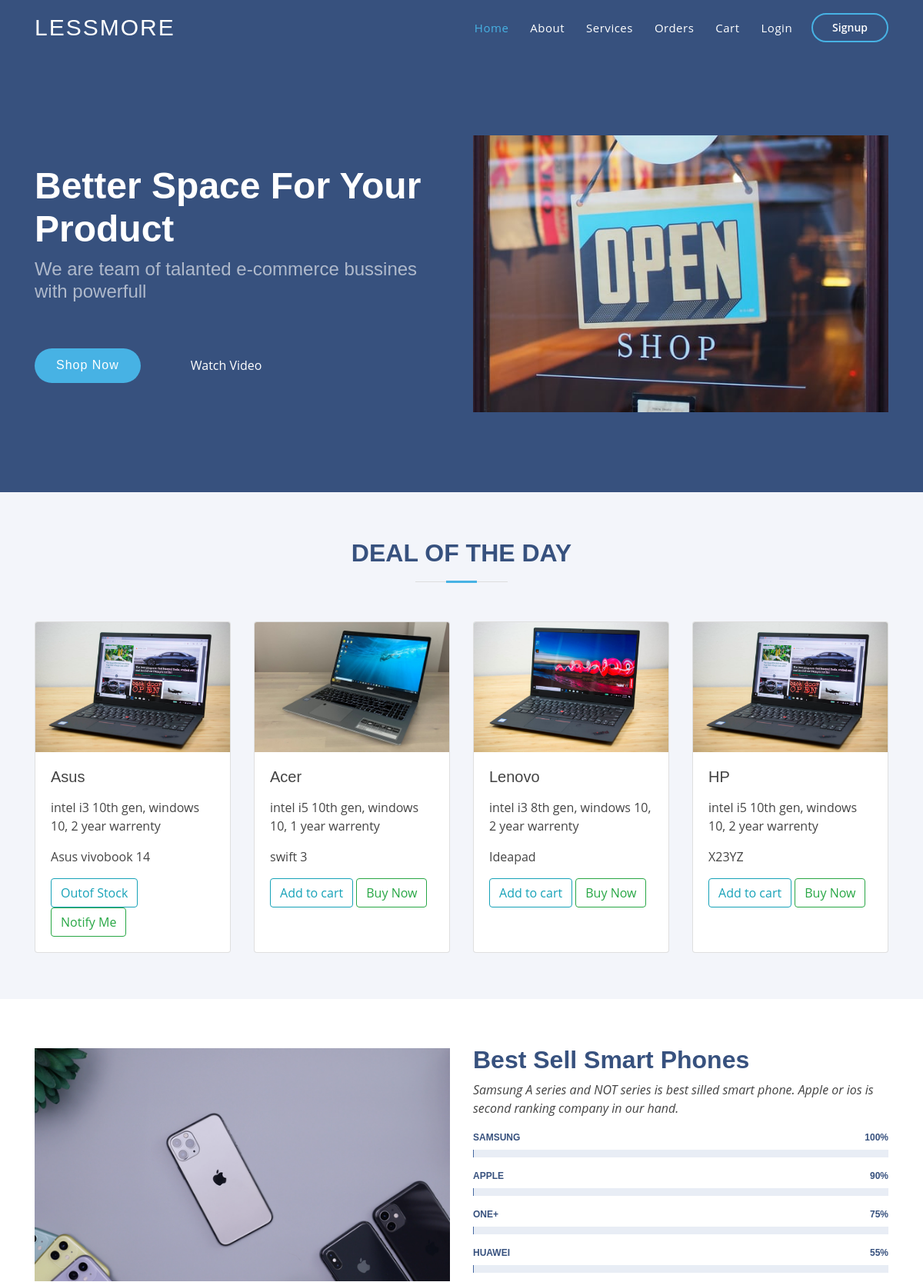
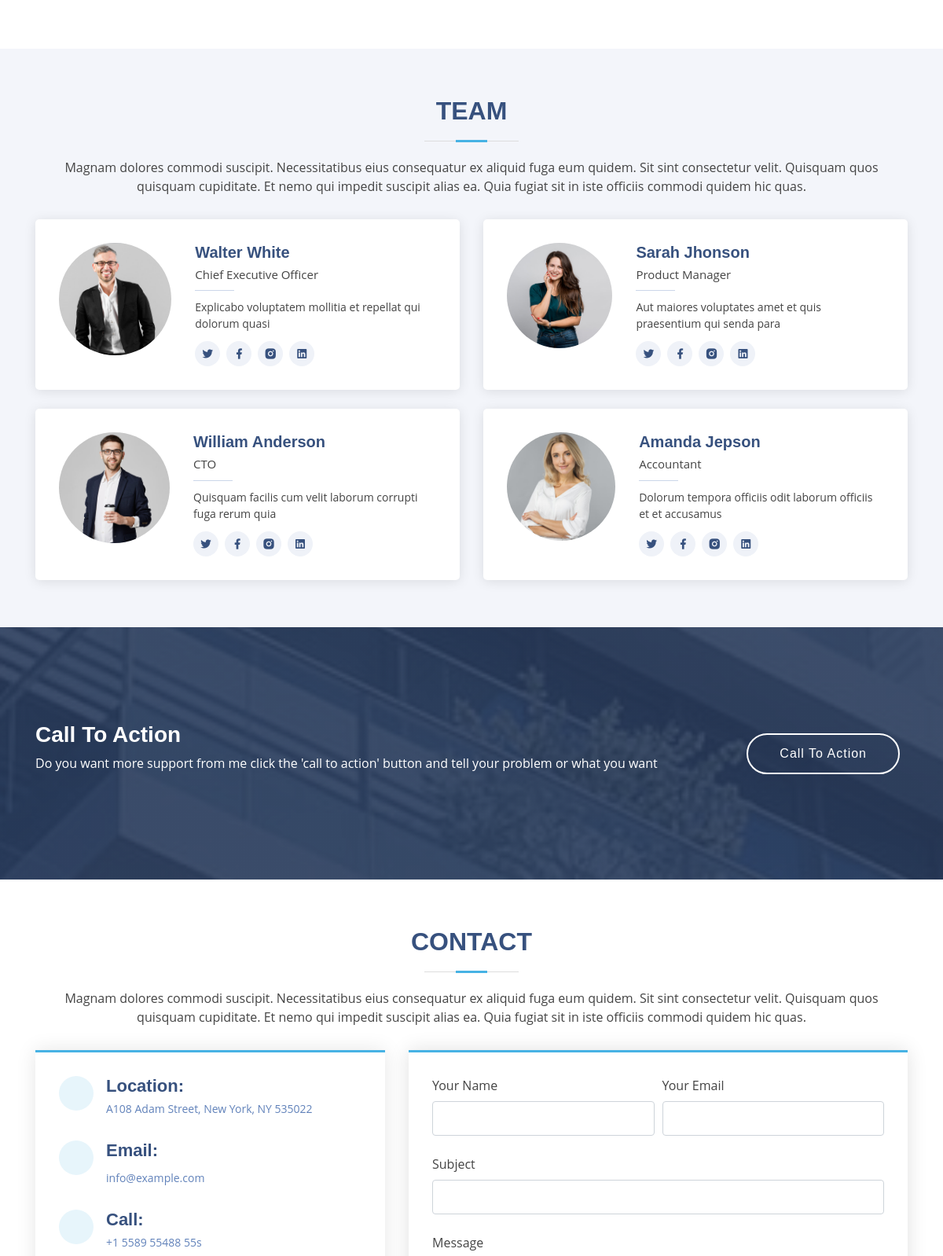
The page / (upper part) on the database its author committed (2 pictures, top to bottom).
### products/models.py (models this page shows)
class laptop(models.Model):
    image = models.ImageField(upload_to='pics')
    brand = models.CharField(max_length=50)
    offer_upto = models.CharField(max_length=50)
    description = models.TextField(max_length=100)
    sub_brand = models.CharField(max_length=50)
    add_to_cart = models.BooleanField(default=False)
    buy_now = models.BooleanField(default=False)
    out_of_stock = models.BooleanField(default=False)
    notify_me = models.BooleanField(default=False)

### products/views.py (the view)
# urls.py: path('', views.product, name='product'),
def product(request):
    laptops = laptop.objects.all()
    return render(request, 'index.html', {'laptops':laptops})

### products/templates/index.html (shortened to what this page needs)
<!DOCTYPE html>
{% load static %}
<html lang="en">
<head>
  <link href="{% static 'assets/vendor/bootstrap/css/bootstrap.min.css' %}" rel="stylesheet">
  <link href="{% static 'assets/vendor/icofont/icofont.min.css' %}" rel="stylesheet">
  <link href="{% static 'assets/vendor/boxicons/css/boxicons.min.css' %}" rel="stylesheet">
  <link href="{% static 'assets/vendor/remixicon/remixicon.css' %}" rel="stylesheet">
  <link href="{% static 'assets/vendor/venobox/venobox.css' %}" rel="stylesheet">
  <link href="{% static 'assets/vendor/owl.carousel/assets/owl.carousel.min.css' %}" rel="stylesheet">
  <link href="{% static 'assets/vendor/aos/aos.css' %}" rel="stylesheet">
  <link href="{% static 'assets/css/style.css' %}" rel="stylesheet">
</head>
<body>
  <header id="header" class="fixed-top ">
    <div class="container d-flex align-items-center">
      <h1 class="logo mr-auto"><a href="index.html">LessMore</a></h1>
      <nav class="nav-menu d-none d-lg-block">
        <ul>
          <li class="active"><a href="product">Home</a></li>
          <li><a href="#">About</a></li>
          <li><a href="#">Services</a></li>
          <li><a href="#">Orders</a></li>
          <li><a href="">Cart</a></li>
          {% if user.is_authenticated %}
          <li style="color: rgb(20, 190, 233);">Hi, {{user.username}}</li>
          <li><a href="logout">Logout</a></li>
          {% else %}
          <li><a href="login">Login</a></li>
        </ul>
      </nav>
      <a href="signup" class="get-started-btn scrollto">Signup</a>
      {% endif %}
    </div>
  </header>
  <section id="hero" class="d-flex align-items-center">
    <div class="container">
      <div class="row">
        <div class="col-lg-6 d-flex flex-column justify-content-center pt-4 pt-lg-0 order-2 order-lg-1" data-aos="fade-up" data-aos-delay="200">
          <h1>Better Space For Your Product</h1>
          <h2>We are team of talanted e-commerce bussines with powerfull</h2>
          <div class="d-lg-flex">
            <a href="https://www.flipkart.com/bigbilliondays-2020-store?otracker=hp_bannerads_1_2.bannerAdCard.BANNERADS_as_ATOUJS0EQGP5" class="btn-get-started scrollto">Shop Now</a>
            <a href="https://youtu.be/a3nYShqfoKo" class="venobox btn-watch-video" data-vbtype="video" data-autoplay="true"> Watch Video <i class="icofont-play-alt-2"></i></a>
          </div>
        </div>
        <div class="col-lg-6 order-1 order-lg-2 hero-img" data-aos="zoom-in" data-aos-delay="200">
          <img src="{% static 'assets/img/shopopen.jpg' %}" class="img-fluid animated" alt="">
        </div>
      </div>
    </div>
  </section>
  <main id="main">
    <section id="services" class="services section-bg">
      <div class="container" data-aos="fade-up">
        <div class="section-title">
          <h2>Deal of the day</h2>
        </div>
        <div class="row">
          {% for lap in laptops %}
          <div class="col-xl-3 col-md-6 col-xs-6 d-lg-flex align-items-stretch" data-aos="zoom-in" data-aos-delay="100">
              <div class="card" style="width: 18rem;">
                <img class="card-img-top" src="{{ lap.image.url }}" alt=" image cap">
                <div class="card-body">
                  <h5 class="card-title">{{lap.brand}} </h5>
                  <p class="card-text">{{lap.description}}</p>
                  <p class="card-text">{{lap.sub_brand}}</p>
                  {% if lap.add_to_cart %}
                  <a href="#" class="btn btn-outline-info">Add to cart</a>
                  {% endif %}
                  {% if lap.buy_now %}
                  <a href="#" class="btn btn-outline-success">Buy Now</a>
                  {% endif %}
                  {% if lap.out_of_stock%}
                  <a href="#" class="btn btn-outline-info">Outof Stock</a>
                  {% endif %}
                  {% if lap.notify_me %}
                  <a href="#" class="btn btn-outline-success">Notify Me</a>
                  {% endif %}
                </div>
              </div>
          </div>
          {% endfor %}
        </div>
      </div>
    </section>
    <section id="skills" class="skills">
      <div class="container" data-aos="fade-up">
        <div class="row">
          <div class="col-lg-6 d-flex align-items-center" data-aos="fade-right" data-aos-delay="100">
            <img src="{% static 'assets/img/applebunddle.png' %}" class="img-fluid" alt="">
          </div>
          <div class="col-lg-6 pt-4 pt-lg-0 content" data-aos="fade-left" data-aos-delay="100">
            <h3>Best Sell Smart Phones</h3>
            <p class="font-italic">
              Samsung A series and NOT series is best silled smart phone. Apple or ios is second ranking company
              in our hand.
            </p>
            <div class="skills-content">
              <div class="progress">
                <span class="skill">Samsung <i class="val">100%</i></span>
                <div class="progress-bar-wrap">
                </div>
              </div>
              <div class="progress">
                <span class="skill">Apple <i class="val">90%</i></span>
                <div class="progress-bar-wrap">
                </div>
              </div>
              <div class="progress">
                <span class="skill">One+ <i class="val">75%</i></span>
                <div class="progress-bar-wrap">
                </div>
              </div>
              <div class="progress">
                <span class="skill">Huawei <i class="val">55%</i></span>
                <div class="progress-bar-wrap">
                </div>
              </div>
            </div>
          </div>
        </div>
      </div>
    </section>
    <section id="team" class="team section-bg">
      <div class="container" data-aos="fade-up">
        <div class="section-title">
          <h2>Team</h2>
          <p>Magnam dolores commodi suscipit. Necessitatibus eius consequatur ex aliquid fuga eum quidem. Sit sint consectetur velit. Quisquam quos quisquam cupiditate. Et nemo qui impedit suscipit alias ea. Quia fugiat sit in iste officiis commodi quidem hic quas.</p>
        </div>
        <div class="row">
          <div class="col-lg-6">
            <div class="member d-flex align-items-start" data-aos="zoom-in" data-aos-delay="100">
              <div class="pic"><img src="{% static 'assets/img/team/team-1.jpg' %}" class="img-fluid" alt=""></div>
              <div class="member-info">
                <h4>Walter White</h4>
                <span>Chief Executive Officer</span>
                <p>Explicabo voluptatem mollitia et repellat qui dolorum quasi</p>
                <div class="social">
                  <a href=""><i class="ri-twitter-fill"></i></a>
                  <a href=""><i class="ri-facebook-fill"></i></a>
                  <a href=""><i class="ri-instagram-fill"></i></a>
                  <a href=""> <i class="ri-linkedin-box-fill"></i> </a>
                </div>
              </div>
            </div>
          </div>
          <div class="col-lg-6 mt-4 mt-lg-0">
            <div class="member d-flex align-items-start" data-aos="zoom-in" data-aos-delay="200">
              <div class="pic"><img src="{% static 'assets/img/team/team-2.jpg' %}" class="img-fluid" alt=""></div>
              <div class="member-info">
                <h4>Sarah Jhonson</h4>
                <span>Product Manager</span>
                <p>Aut maiores voluptates amet et quis praesentium qui senda para</p>
                <div class="social">
                  <a href=""><i class="ri-twitter-fill"></i></a>
                  <a href=""><i class="ri-facebook-fill"></i></a>
                  <a href=""><i class="ri-instagram-fill"></i></a>
                  <a href=""> <i class="ri-linkedin-box-fill"></i> </a>
                </div>
              </div>
            </div>
          </div>
          <div class="col-lg-6 mt-4">
            <div class="member d-flex align-items-start" data-aos="zoom-in" data-aos-delay="300">
              <div class="pic"><img src="{% static 'assets/img/team/team-3.jpg' %}" class="img-fluid" alt=""></div>
              <div class="member-info">
                <h4>William Anderson</h4>
                <span>CTO</span>
                <p>Quisquam facilis cum velit laborum corrupti fuga rerum quia</p>
                <div class="social">
                  <a href=""><i class="ri-twitter-fill"></i></a>
                  <a href=""><i class="ri-facebook-fill"></i></a>
                  <a href=""><i class="ri-instagram-fill"></i></a>
                  <a href=""> <i class="ri-linkedin-box-fill"></i> </a>
                </div>
              </div>
            </div>
          </div>
          <div class="col-lg-6 mt-4">
            <div class="member d-flex align-items-start" data-aos="zoom-in" data-aos-delay="400">
              <div class="pic"><img src="{% static 'assets/img/team/team-4.jpg' %}" class="img-fluid" alt=""></div>
              <div class="member-info">
                <h4>Amanda Jepson</h4>
                <span>Accountant</span>
                <p>Dolorum tempora officiis odit laborum officiis et et accusamus</p>
                <div class="social">
                  <a href=""><i class="ri-twitter-fill"></i></a>
                  <a href=""><i class="ri-facebook-fill"></i></a>
                  <a href=""><i class="ri-instagram-fill"></i></a>
                  <a href=""> <i class="ri-linkedin-box-fill"></i> </a>
                </div>
              </div>
            </div>
          </div>
        </div>
      </div>
    </section>
    <section id="cta" class="cta">
      <div class="container" data-aos="zoom-in">
        <div class="row">
          <div class="col-lg-9 text-center text-lg-left">
            <h3>Call To Action</h3>
            <p> Do you want more support from me click the 'call to action' button and tell your problem or what you want</p>
          </div>
          <div class="col-lg-3 cta-btn-container text-center">
            <a class="cta-btn align-middle" href="#">Call To Action</a>
          </div>
        </div>
      </div>
    </section>
    <section id="contact" class="contact">
      <div class="container" data-aos="fade-up">
        <div class="section-title">
          <h2>Contact</h2>
          <p>Magnam dolores commodi suscipit. Necessitatibus eius consequatur ex aliquid fuga eum quidem. Sit sint consectetur velit. Quisquam quos quisquam cupiditate. Et nemo qui impedit suscipit alias ea. Quia fugiat sit in iste officiis commodi quidem hic quas.</p>
        </div>
        <div class="row">
          <div class="col-lg-5 d-flex align-items-stretch">
            <div class="info">
              <div class="address">
                <i class="icofont-google-map"></i>
                <h4>Location:</h4>
                <p>A108 Adam Street, New York, NY 535022</p>
              </div>
              <div class="email">
                <i class="icofont-envelope"></i>
                <h4>Email:</h4>
                <p>info@example.com</p>
              </div>
              <div class="phone">
                <i class="icofont-phone"></i>
                <h4>Call:</h4>
                <p>+1 5589 55488 55s</p>
              </div>
            </div>
          </div>
          <div class="col-lg-7 mt-5 mt-lg-0 d-flex align-items-stretch">
            <form action="forms/contact.php" method="post" role="form" class="php-email-form">
              <div class="form-row">
                <div class="form-group col-md-6">
                  <label for="name">Your Name</label>
                  <input type="text" name="name" class="form-control" id="name" data-rule="minlen:4" data-msg="Please enter at least 4 chars" />
                </div>
                <div class="form-group col-md-6">
                  <label for="name">Your Email</label>
                  <input type="email" class="form-control" name="email" id="email" data-rule="email" data-msg="Please enter a valid email" />
                </div>
              </div>
              <div class="form-group">
                <label for="name">Subject</label>
                <input type="text" class="form-control" name="subject" id="subject" data-rule="minlen:4" data-msg="Please enter at least 8 chars of subject" />
              </div>
              <div class="form-group">
                <label for="name">Message</label>
              </div>
            </form>
          </div>
        </div>
      </div>
    </section>
  </main>
</body>
</html>

### rows shown on the page
laptop: image (picture), brand "Asus", description "intel i3 10th gen, windows 10, 2 year warrenty", sub_brand "Asus vivobook 14", out_of_stock "Outof Stock", notify_me "Notify Me"
laptop: image (picture), brand "Acer", description "intel i5 10th gen, windows 10, 1 year warrenty", sub_brand "swift 3", add_to_cart "Add to cart", buy_now "Buy Now"
laptop: image (picture), brand "Lenovo", description "intel i3 8th gen, windows 10, 2 year warrenty", sub_brand "Ideapad", add_to_cart "Add to cart", buy_now "Buy Now"
laptop: image (picture), brand "HP", description "intel i5 10th gen, windows 10, 2 year warrenty", sub_brand "X23YZ", add_to_cart "Add to cart", buy_now "Buy Now"
